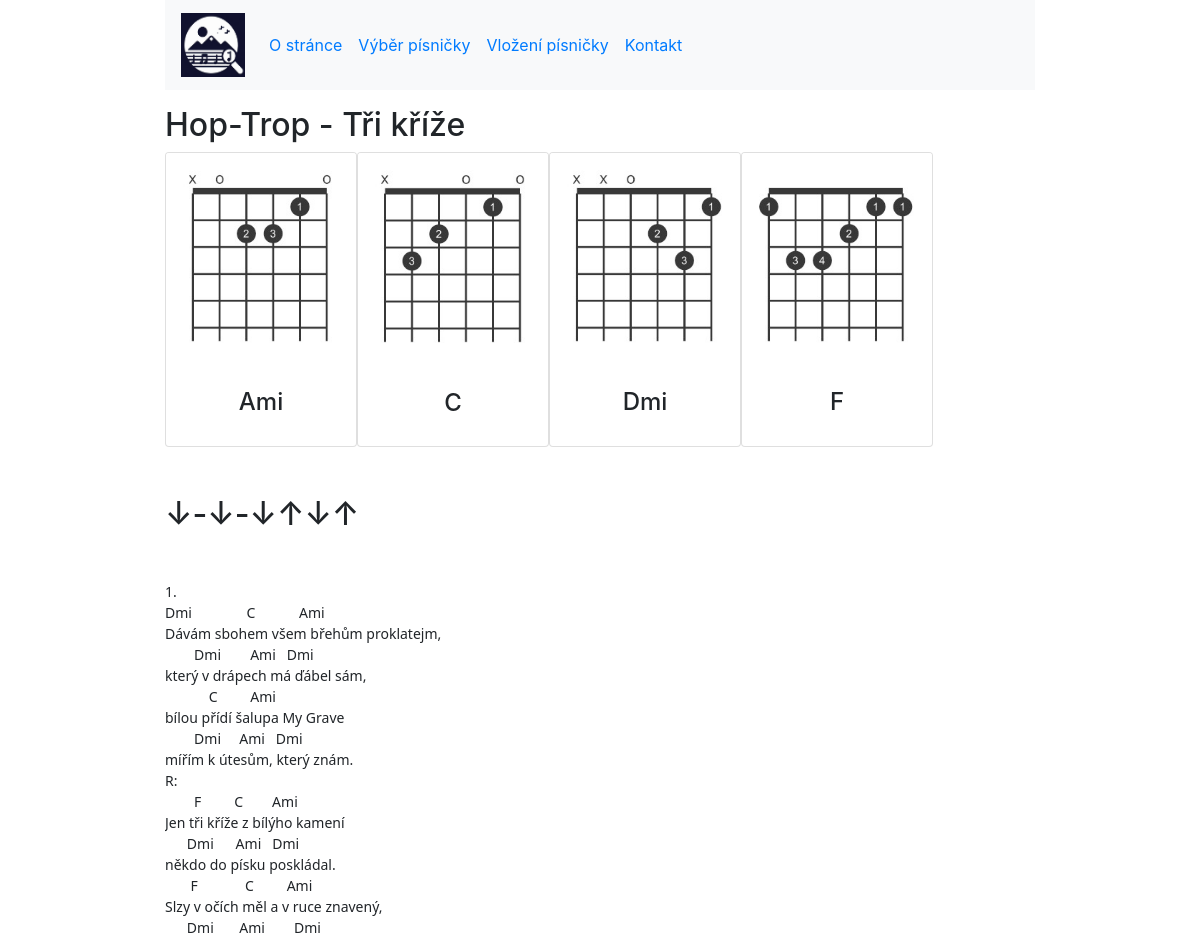
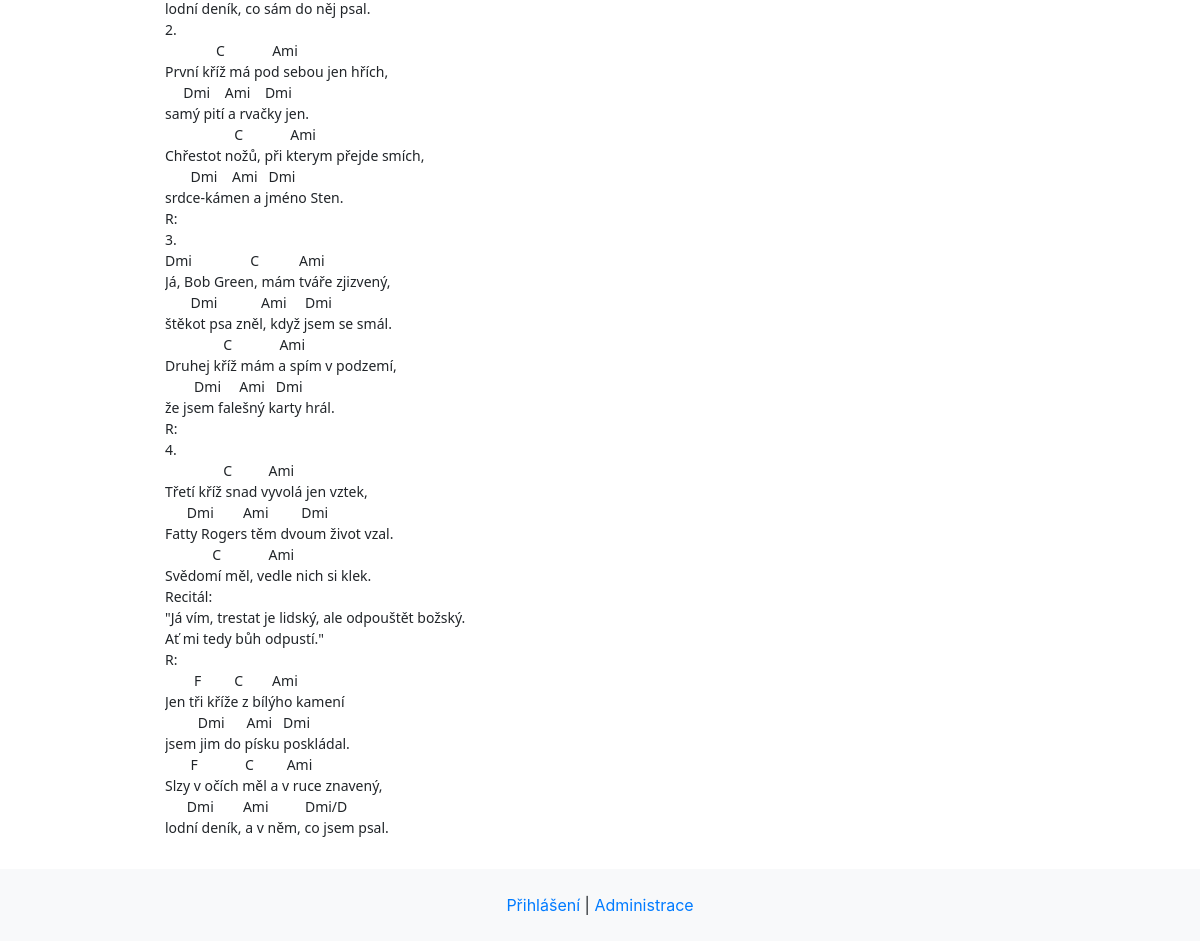
Screenshot of /song/krize with the database file from the repository (2 pictures, top to bottom).
### tables this page shows
CREATE TABLE IF NOT EXISTS `songs` (
  `song_id` int(11) NOT NULL AUTO_INCREMENT,
  `strumming_pattern` text NOT NULL,
  `artist` varchar(155) NOT NULL,
  `title` varchar(155) NOT NULL,
  `lyrics` text NOT NULL,
  `url` varchar(155) NOT NULL,
  PRIMARY KEY (`song_id`),
  UNIQUE KEY `url` (`url`)
);

### controllers/RouterController.php (called while the page is built, shortened)
<?php
class RouterController extends Controller {
    protected Controller $controller;
    public function process(array $parameters): void {
        $parsedURL = $this->parseURL($parameters[0]);
        $controllerClass = $this->dashToCamel(array_shift($parsedURL)) . 'Controller';
        if (file_exists('controllers/' . $controllerClass . '.php'))
                $this->controller = new $controllerClass;
        else
            $this->reroute('error');
        $this->controller->process($parsedURL);
        $this->view = 'template';
    }
    private function parseURL(string $url): array {
        $parsedURL = parse_url($url);
        $parsedURL["path"] = ltrim($parsedURL["path"], "/");
        $parsedURL["path"] = trim($parsedURL["path"]);
        $explodedPath = explode("/", $parsedURL["path"]);
        return $explodedPath;
    }
    private function dashToCamel(string $text): string {
        $sentence = str_replace('-', ' ', $text);
        $sentence = ucwords($sentence);
        $sentence = str_replace(' ', '', $sentence);
        return $sentence;
    }
}

### index.php (called while the page is built, shortened)
<?php
$router = new RouterController();
$router->process(array($_SERVER["REQUEST_URI"]));
$router->renderView();

### controllers/SongController.php (called while the page is built, shortened)
<?php
class SongController extends Controller {
    public function process(array $parameters): void {
        $songsManager = new SongsManager();
        if(!empty($parameters[1]) && $parameters[1] == 'delete') {
            $this->verifyUser(true);
            $songsManager->deleteSong($parameters[0]);
            $this->addMessage('warning', 'Písnička byla odstraněna.');
            $this->reroute('song');
        } else if (!empty($parameters[0])) {
            $song = $songsManager->getSong($parameters[0]);
            $this->view = 'song';
        }
    }
}

### models/Db.php (called while the page is built, shortened)
<?php
class Db {
    private static PDO $connection;
    private static array $settings = array (
        PDO::ATTR_ERRMODE => PDO::ERRMODE_EXCEPTION,
        PDO::MYSQL_ATTR_INIT_COMMAND => "SET NAMES utf8",
        PDO::ATTR_EMULATE_PREPARES => false,
    );
    public static function connect (string $host, string $user, string $password, string $dbName): void {
        if (!isset(self::$connection)) {
            self::$connection = new PDO ("mysql:host=$host;dbname=$dbName", $user, $password, self::$settings);
        }
    }
    public static function queryOne(string $query, array $parameters = array()): array|bool {
        $return = self::$connection->prepare($query);
        $return->execute($parameters);
        return $return->fetch();
    }
}

### models/SongsManager.php (called while the page is built, shortened)
<?php
class SongsManager {
    public function getSong(string $url): array {
        return Db::queryOne('SELECT song_id, strumming_pattern, artist, title, lyrics, url '
                        . 'FROM songs '
                        . 'WHERE url = ?',
                        array($url));
    }
}

### views/song.phtml (the view)
<h2><?php echo($artist . " - " . $title); ?> </h2>
<div class="d-flex mb-5">
    <?php foreach ($songsChordsPath as $chordPath): ?>
    <div class="card" style="width: 12rem">
        <img src="<?= $chordPath ?>" class="card-img-top mx-auto">
        <div class="card-body">
            <h4 class="text-center"><?php echo(str_replace("images/", "", str_replace(".jpg", "", $chordPath)))?>
        </div>
    </div>
    <?php endforeach; ?>
</div>
<h2 class="mb-5"><?= $strumming_pattern ?> </h2>
<pre style="font-family: Segoe UI, sans-serif">
<p><?php echo($_lyrics) ?> </p>
</pre>

### controllers/Controller.php (shortened to what this page needs)
<?php
abstract class Controller {
    protected array $data = array();
    protected string $view = "";
    public function renderView() : void {
        if ($this->view) {
            extract($this->data, EXTR_PREFIX_ALL, "");
            require("views/" . $this->view . ".phtml");
        }
    }
}

### views/template.phtml (shortened to what this page needs)
<!doctype html>
<html lang="cs-cz">
    <head>
        <link rel="stylesheet" href="https://cdn.jsdelivr.net/npm/bootstrap@4.3.1/dist/css/bootstrap.min.css">
    </head>
    <body style="padding-bottom: 50px">
        <div class="container w-75 mb-3">
            <nav class="navbar bg-light navbar-expand-sm">
                <a class="navbar-brand" href="about">
                    <img src="images/logo.png" class="d-inline-block align-top" width="64" height="64" alt="chords page">
                </a>
                <div class="collapse navbar-collapse" id="navbar-content">
                    <ul class="navbar-nav mr-auto">
                        <li class="nav-item active">
                            <a class="nav-link" href="about">O stránce<span class="sr-only">O naší stránce</span></a>
                        </li>
                        <li class="nav-item">
                            <a class="nav-link" href="song">Výběr písničky</a>
                        </li>
                        <li class="nav-item">
                            <a class="nav-link" href="editor">Vložení písničky</a>
                        </li>
                        <li class="nav-item">
                            <a class="nav-link" href="contact">Kontakt</a>
                        </li>
                    </ul>
                </div>
            </nav>
        </div>
        <div class="container w-75">
            <article>
                <?php $this->controller->renderView(); ?>
            </article>
        </div>
        <footer class="fixed-bottom">
            <div class="text-center bg-light p-4" style="background-color: rgba(0, 0, 0, 1);">
                <a href="logIn">Přihlášení</a> |
                <a href="administration">Administrace</a>
            </div>
        </footer>
    </body>
</html>

### rows the page displays
songs: artist "Hop-Trop", title "Tři kříže", strumming_pattern "↓-↓-↓↑↓↑"

### other values shown
str_replace("images/", "", str_replace(".jpg", "", $chordPath)) "Ami"
str_replace("images/", "", str_replace(".jpg", "", $chordPath)) "C"
str_replace("images/", "", str_replace(".jpg", "", $chordPath)) "Dmi"
str_replace("images/", "", str_replace(".jpg", "", $chordPath)) "F"
